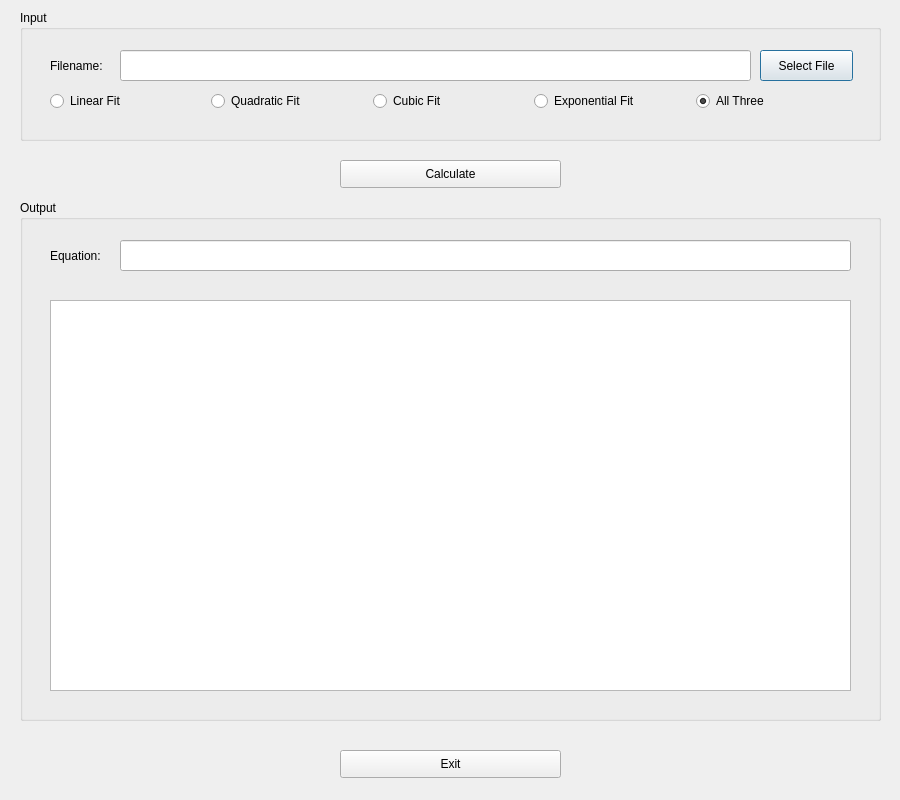
<?xml version="1.0" encoding="UTF-8"?>
<ui version="4.0">
 <class>Dialog</class>
 <widget class="QDialog" name="Dialog">
  <property name="geometry">
   <rect>
    <x>0</x>
    <y>0</y>
    <width>900</width>
    <height>800</height>
   </rect>
  </property>
  <property name="windowTitle">
   <string>Dialog</string>
  </property>
  <widget class="QGroupBox" name="groupInput">
   <property name="geometry">
    <rect>
     <x>20</x>
     <y>10</y>
     <width>861</width>
     <height>131</height>
    </rect>
   </property>
   <property name="title">
    <string>Input</string>
   </property>
   <widget class="QLineEdit" name="txtFileName">
    <property name="geometry">
     <rect>
      <x>100</x>
      <y>40</y>
      <width>631</width>
      <height>31</height>
     </rect>
    </property>
    <property name="readOnly">
     <bool>true</bool>
    </property>
   </widget>
   <widget class="QLabel" name="lblFilename">
    <property name="geometry">
     <rect>
      <x>30</x>
      <y>40</y>
      <width>61</width>
      <height>31</height>
     </rect>
    </property>
    <property name="text">
     <string>Filename:</string>
    </property>
   </widget>
   <widget class="QPushButton" name="btnSelect">
    <property name="geometry">
     <rect>
      <x>740</x>
      <y>40</y>
      <width>93</width>
      <height>31</height>
     </rect>
    </property>
    <property name="text">
     <string>Select File</string>
    </property>
   </widget>
   <widget class="QWidget" name="layoutWidget">
    <property name="geometry">
     <rect>
      <x>30</x>
      <y>80</y>
      <width>801</width>
      <height>22</height>
     </rect>
    </property>
    <layout class="QHBoxLayout" name="horizontalLayout">
     <item>
      <widget class="QRadioButton" name="rbtnLin">
       <property name="text">
        <string>Linear Fit</string>
       </property>
      </widget>
     </item>
     <item>
      <widget class="QRadioButton" name="rbtnQuad">
       <property name="text">
        <string>Quadratic Fit</string>
       </property>
      </widget>
     </item>
     <item>
      <widget class="QRadioButton" name="rbtnCubic">
       <property name="text">
        <string>Cubic Fit</string>
       </property>
      </widget>
     </item>
     <item>
      <widget class="QRadioButton" name="rbtnExp">
       <property name="text">
        <string>Exponential Fit</string>
       </property>
       <property name="checked">
        <bool>false</bool>
       </property>
      </widget>
     </item>
     <item>
      <widget class="QRadioButton" name="rbtnAll">
       <property name="text">
        <string>All Three</string>
       </property>
       <property name="checked">
        <bool>true</bool>
       </property>
      </widget>
     </item>
    </layout>
   </widget>
  </widget>
  <widget class="QGroupBox" name="groupOutput">
   <property name="geometry">
    <rect>
     <x>20</x>
     <y>200</y>
     <width>861</width>
     <height>521</height>
    </rect>
   </property>
   <property name="title">
    <string>Output</string>
   </property>
   <widget class="QLabel" name="lblEquation">
    <property name="geometry">
     <rect>
      <x>30</x>
      <y>40</y>
      <width>61</width>
      <height>31</height>
     </rect>
    </property>
    <property name="text">
     <string>Equation:</string>
    </property>
   </widget>
   <widget class="QLineEdit" name="txtEquation">
    <property name="geometry">
     <rect>
      <x>100</x>
      <y>40</y>
      <width>731</width>
      <height>31</height>
     </rect>
    </property>
    <property name="readOnly">
     <bool>true</bool>
    </property>
   </widget>
   <widget class="QGraphicsView" name="graphicsView">
    <property name="geometry">
     <rect>
      <x>30</x>
      <y>100</y>
      <width>801</width>
      <height>391</height>
     </rect>
    </property>
   </widget>
  </widget>
  <widget class="QPushButton" name="btnCalc">
   <property name="geometry">
    <rect>
     <x>340</x>
     <y>160</y>
     <width>221</width>
     <height>28</height>
    </rect>
   </property>
   <property name="text">
    <string>Calculate</string>
   </property>
  </widget>
  <widget class="QPushButton" name="btnExit">
   <property name="geometry">
    <rect>
     <x>340</x>
     <y>750</y>
     <width>221</width>
     <height>28</height>
    </rect>
   </property>
   <property name="text">
    <string>Exit</string>
   </property>
  </widget>
 </widget>
 <resources/>
 <connections/>
</ui>
